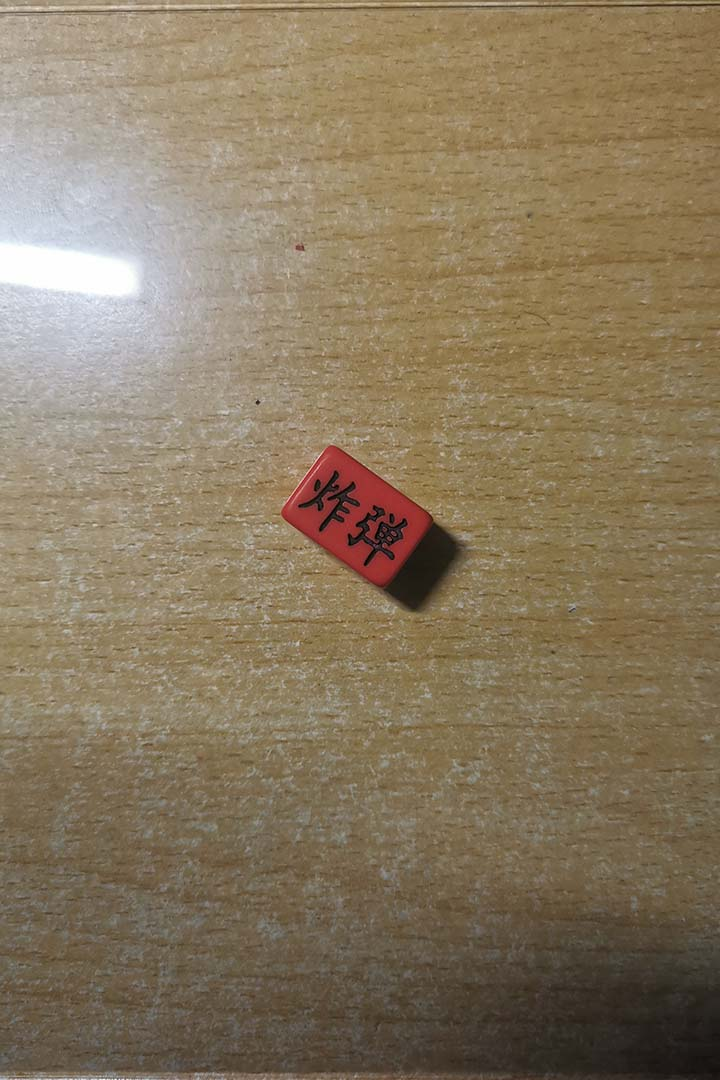
#> input picture PlateRecognition/zhadan1.jpg, 720 x 1080 px
$ python recognize.py
#> lines starting #> are read from the running program, lines starting #| are printed output that depends on the picture; after the words box and inside, x2 and y2 are one past the last pixel; in counts of white or black regions, pixels touching at a corner belong together
import cv2
import numpy as np


def getHProjection(image):
    '''水平投影'''
    # 图像高与宽
    (h, w) = image.shape
    # 长度与图像高度一致的数组
    H = [0]*h
    # 循环统计每一行白色像素的个数
    for y in range(h):
        for x in range(w):
            if image[y, x] == 0:
                H[y] += 1

    # [6 lines of commented-out code are left out]

    return H


def getVProjection(image):
    '''垂直投影'''
    # 图像高与宽
    (h, w) = image.shape
    # 长度与图像宽度一致的数组
    W = [0]*w
    # 循环统计每一列白色像素的个数
    for x in range(w):
        for y in range(h):
            if image[y, x] == 0:
                W[x] += 1

    # [6 lines of commented-out code are left out]

    return W


img = cv2.imread('zhadan1.jpg')  # 读取图片
#> img is the input picture: shape (1080, 720, 3); mean B, G, R 95.4, 120.6, 136.7
nameofpng = 'zhadan.jpg'
sourceImage = img.copy()  # 将原图做个备份

img = cv2.GaussianBlur(img, (3, 3), 0)  # 高斯模糊滤波器对图像进行模糊处理
cv2.imshow('sourceImage', sourceImage)

gray_img = cv2.cvtColor(img, cv2.COLOR_BGR2GRAY)  # 转换为灰色通道
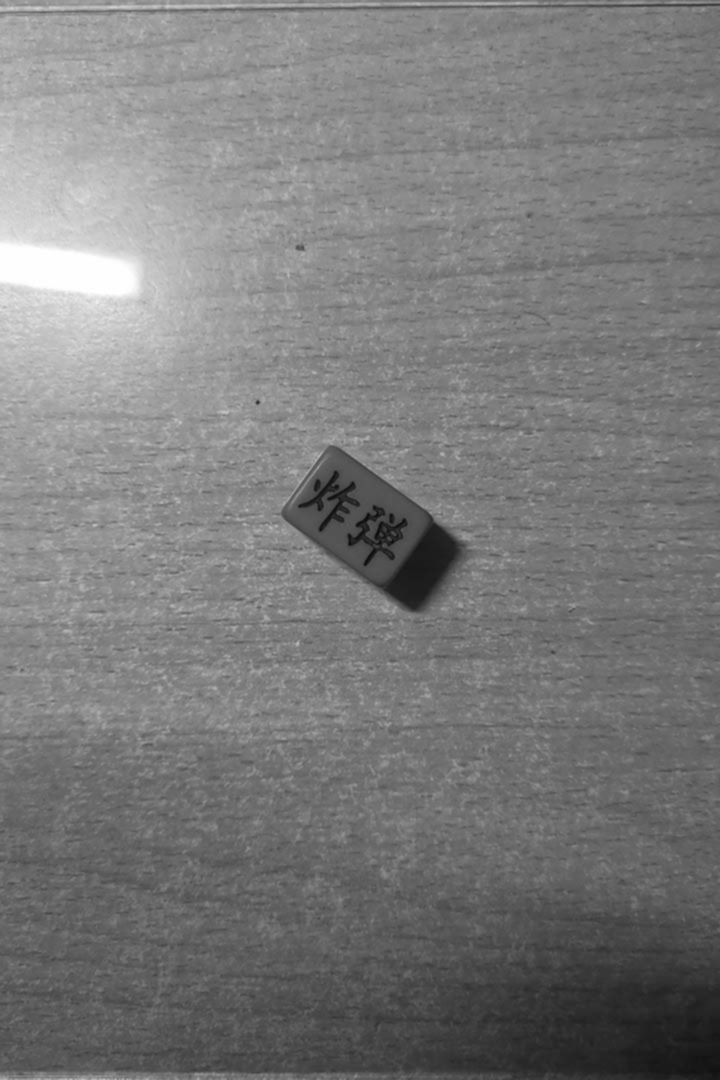
#> gray_img: shape (1080, 720); min 11, max 255, mean 122.6

# gray_img = cv2.equalizeHist(gray_img)

# 用于调整二值化参数
# cv2.imshow('gray_img1', gray_img)
THRESHOLD_OF_GRAY = 50
# _, gray_img = cv2.threshold(gray_img, THRESHOLD_OF_GRAY, 255, cv2.THRESH_BINARY)  # 对图像进行二值化操作
# cv2.imshow('gray_img', gray_img)

hsv_img = cv2.cvtColor(img, cv2.COLOR_BGR2HSV)  # 转换为HSV空间
#> hsv_img: shape (1080, 720, 3); mean H, S, V 23, 81.1, 137.1

# lower_blue = np.array([100, 30, 70])  # 设定蓝色的阈值下限
# upper_blue = np.array([250, 235, 255])  # 设定蓝色的阈值上限
lower_red1 = np.array([0, 43, 46])  # 设定蓝色的阈值下限
upper_red1 = np.array([10, 250, 255])  # 设定蓝色的阈值上限
lower_red2 = np.array([160, 43, 46])  # 设定蓝色的阈值下限
upper_red2 = np.array([180, 250, 255])  # 设定蓝色的阈值上限

# 消除噪声
# plate_mask = cv2.inRange(hsv_img, lower_blue, upper_blue)  # 设定掩膜取值范围
plate_mask = cv2.inRange(hsv_img, lower_red1, upper_red1) + cv2.inRange(hsv_img, lower_red2, upper_red2)  # 设定掩膜取值范围
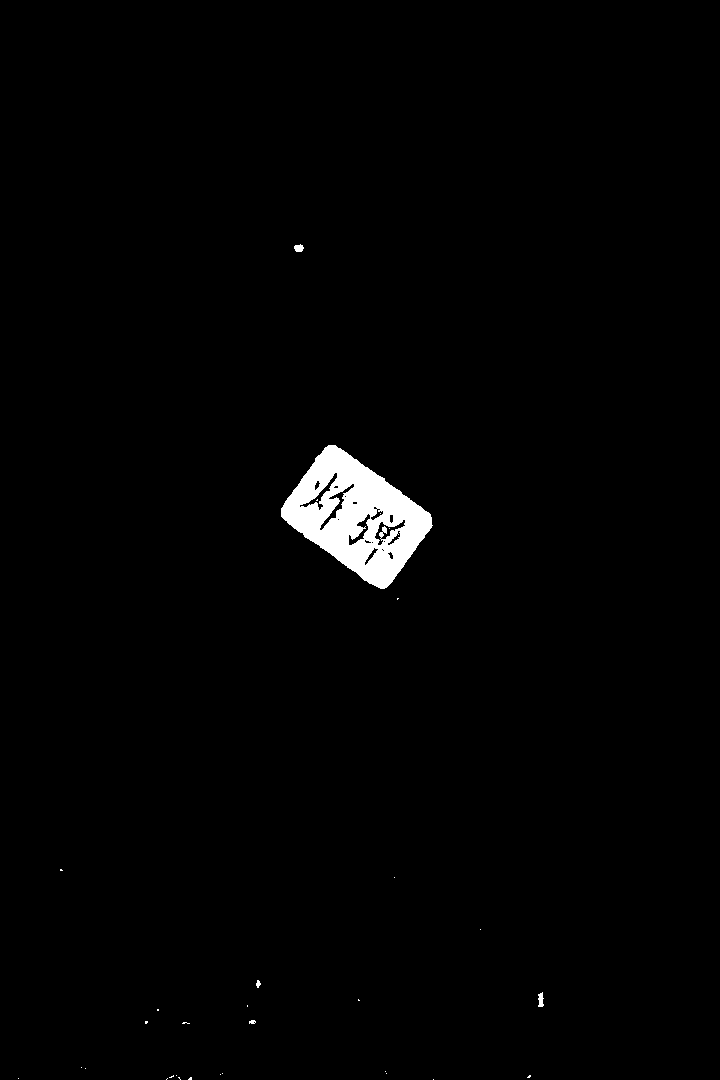
#> plate_mask: shape (1080, 720); 1.5% white; 31 white regions (26 under 20 px), largest, box (x1, y1, x2, y2) and area: (281, 445, 433, 589) 11108, (538, 992, 544, 1007) 65, (294, 244, 304, 252) 60, (256, 980, 261, 988) 26, (249, 1020, 256, 1024) 22
hsv_mask = plate_mask.copy()
# cv2.imshow('hsv_mask', hsv_mask)

# 指定核大小，如果效果不佳，可以试着将核调大
kernel_dilate = cv2.getStructuringElement(cv2.MORPH_RECT, (5, 5))
kernel_erode = cv2.getStructuringElement(cv2.MORPH_RECT, (5, 5))

# 对图像进行膨胀腐蚀处理
plate_mask = cv2.erode(plate_mask, kernel_erode,anchor=(-1, -1), iterations=1)  # 腐蚀
#> plate_mask: shape (1080, 720); 1% white; 4 white regions (3 under 20 px), largest, box (x1, y1, x2, y2) and area: (283, 447, 430, 587) 7868
plate_mask = cv2.dilate(plate_mask, kernel_dilate,anchor=(-1, -1), iterations=2)  # 膨胀
#> plate_mask: shape (1080, 720); 1.7% white; 2 white regions, box (x1, y1, x2, y2) and area: (279, 443, 434, 591) 13218, (293, 243, 305, 254) 130
plate_mask = cv2.erode(plate_mask, kernel_erode,anchor=(-1, -1), iterations=1)  # 腐蚀
#> plate_mask: shape (1080, 720); 1.5% white; 2 white regions, box (x1, y1, x2, y2) and area: (281, 445, 432, 589) 11590, (295, 245, 303, 252) 54
# plate_mask = cv2.Canny(plate_mask, 30, 120, 3)
plate_mask = cv2.dilate(plate_mask, kernel_dilate,anchor=(-1, -1), iterations=2)  # 膨胀
#> plate_mask: shape (1080, 720); 1.9% white; 2 white regions, box (x1, y1, x2, y2) and area: (277, 441, 436, 593) 14570, (291, 241, 307, 256) 238
plate_mask = cv2.erode(plate_mask, kernel_erode,anchor=(-1, -1), iterations=2)  # 腐蚀
#> plate_mask: shape (1080, 720); 1.6% white; 2 white regions, box (x1, y1, x2, y2) and area: (281, 445, 432, 589) 12034, (295, 245, 303, 252) 54
# [8 lines of commented-out code are left out]
plate_mask = cv2.medianBlur(plate_mask, 9)
#> plate_mask: shape (1080, 720); 1.6% white; 2 white regions, box (x1, y1, x2, y2) and area: (281, 445, 432, 589) 12040, (296, 246, 302, 251) 26
cv2.imshow('dilate', plate_mask)

# 图像扶正
edge = cv2.Canny(plate_mask, 30, 120, 3)  # 边缘检测
#> edge: shape (1080, 720); 0.07% white in thin lines or dots, all inside (x1, y1, x2, y2) = (280, 245, 432, 589)
# cv2.imshow('edge',edge)


contours, hier = cv2.findContours(
    plate_mask.copy(), cv2.RETR_EXTERNAL, cv2.CHAIN_APPROX_SIMPLE)  # 检测轮廓
#> contours = 2 contours, 1 with area under 20; largest, box (x1, y1, x2, y2) and area: (281, 445, 432, 589) 11953

reg_plate = None
if len(contours) > 0:
    contours = sorted(contours, key=cv2.contourArea,
                      reverse=True)  # 根据轮廓面积从大到小排序
    for c in contours:
        peri = cv2.arcLength(c, True)  # 计算轮廓周长
        approx = cv2.approxPolyDP(c, 0.1*peri, True)  # 轮廓多边形拟合

        # # 调试用
        # for peak in approx:
        #     peak = peak[0] # 顶点坐标
        #     print(peak)
        #     cv2.circle(sourceImage, tuple(peak), 10, (0, 0, 255),2) # 绘制顶点
        # cv2.imshow('ss',sourceImage)

        # cv2.circle(sourceImage, approx[0][0], 10, (0, 0, 255),2) # 绘制顶点
        # cv2.imshow('ss',sourceImage)

        # 轮廓为4个点表示找到棋子
        if len(approx) == 4:
            dist01square = (approx[0][0][0]-approx[1][0][0])**2 + (approx[0][0][1]-approx[1][0][1])**2
            dist03square = (approx[0][0][0]-approx[3][0][0])**2 + (approx[0][0][1]-approx[3][0][1])**2

            if (float(dist01square)/dist03square > 1**2 and float(dist01square)/dist03square < 2**2) or (float(dist03square)/dist01square > 1**2 and float(dist03square)/dist01square < 2**2):

                # 调试用
                for peak in approx:
                    peak = peak[0]  # 顶点坐标
                    # print(peak)
                    cv2.circle(sourceImage, tuple(peak),10, (0, 0, 255), 2)  # 绘制顶点
                cv2.imshow('ss', sourceImage)

                src = np.float32([approx[0][0], approx[1][0],approx[2][0], approx[3][0]])  # 原图的四个顶点

                width = 250
                length = 450
                side = 25

                if dist01square < dist03square:
                    dst = np.float32(
                        [[0, 0], [0, width], [length, width], [length, 0]])  # 期望的四个顶点
                else:
                    dst = np.float32([[length, 0], [0, 0], [0, width], [
                                     length, width]])  # 期望的四个顶点

                m = cv2.getPerspectiveTransform(src, dst)  # 生成旋转矩阵
                reg_plate = cv2.warpPerspective(gray_img, m, (length, width))  # 旋转后的图像

                _, reg_plate = cv2.threshold(reg_plate, THRESHOLD_OF_GRAY, 255, cv2.THRESH_BINARY)  # 对图像进行二值化操作
                reg_plate = reg_plate[int(side):int(width-side), int(side):int(length-side)]  # 裁切掉边框干扰
                cv2.imshow('reg_plate', reg_plate)

                break
#> this loop made 1 pass
#> (peri, dist01square, dist03square, src, width, length, side, dst) on pass 1: (447.8, 6740, 15370, [[327, 446], [281, 514], [385, 587], [430, 515]], 250, 450, 25, [[0, 0], [0, 250], [450, 250], [450, 0]])
#> pass 1, `reg_plate = reg_plate[int(side):int(width-side), int(side):int(length-..`:
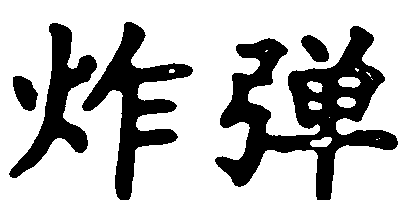
#> reg_plate: shape (200, 400); 71.5% white; 5 black regions, box (x1, y1, x2, y2) and area: (215, 26, 398, 200) 11859, (82, 22, 193, 200) 5794, (9, 23, 97, 178) 4070, (13, 76, 38, 111) 598, (301, 35, 329, 62) 481
#> after the loop, peak = [430, 515]

if reg_plate is None:
    print('未检测到棋子')
else:
    print('检测到棋子')
    # cv2.imshow("reg_plate", reg_plate)

    _, reg_plate = cv2.threshold(
        reg_plate, 127, 255, cv2.THRESH_BINARY)  # 对图像进行二值化操作
    lpImage = cv2.Canny(reg_plate, 500, 200, 3)  # 边缘检测
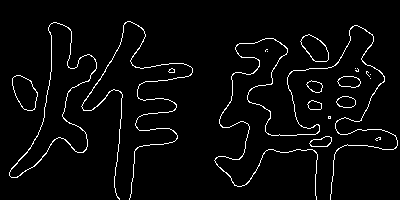
#> lpImage: shape (200, 400); 3.6% white in thin lines or dots, all inside (x1, y1, x2, y2) = (9, 21, 398, 200)
    ret, thresh = cv2.threshold(
        lpImage.copy(), 127, 255, cv2.THRESH_BINARY)  # 对图像进行二值化操作
    # cv2.imshow('thresh', thresh)

    # 字符分割
    H = getHProjection(reg_plate)  # 水平投影
#> H = 200 values, max 268 at index 76, min 0 at index 0, mean 114
    H_Start = None
    H_End = None
    for i in range(len(H)):
        if H[i] > 0 and H_Start is None:
            H_Start = i  # 寻找开始点
        if H[i] <= 0 and H_Start is not None:
            H_End = i  # 寻找结束点
        if H_Start is not None and H_End is not None:
            if (H_End-H_Start) < 0.5*len(H):  # 排除干扰
                continue
            else:
                break
#> this loop made 200 passes
#> H_Start on pass 23: 22
#> after the loop, H_Start = 22

    # 缩减上下间距
    reg_plate_H = reg_plate[H_Start:H_End, :]
#> reg_plate_H: shape (178, 400); 68% white; 5 black regions, box (x1, y1, x2, y2) and area: (215, 4, 398, 178) 11859, (82, 0, 193, 178) 5794, (9, 1, 97, 156) 4070, (13, 54, 38, 89) 598, (301, 13, 329, 40) 481
    First_Hanzi_H = thresh[H_Start:H_End, :]
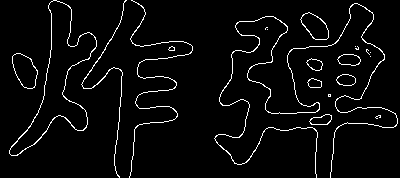
#> First_Hanzi_H: shape (178, 400); 4% white in thin lines or dots

    W = getVProjection(reg_plate_H)  # 垂直投影
#> W = 400 values, max 178 at index 126, min 0 at index 0, mean 57.01
    W_Start = None
    W_End = None
    for i in range(len(W)):
        if W[i] > 0 and W_Start is None:
            W_Start = i  # 寻找开始点
        if W[i] <= 0 and W_Start is not None:
            W_End = i  # 寻找结束点
        if W_Start is not None and W_End is not None:
            # if (W_End-W_Start)<0.35*len(W): # 排除偏旁干扰
            if (W_End-W_Start) < 0.8*len(W):  # 排除偏旁干扰
                continue
            else:
                break
#> this loop made 399 passes
#> W_Start on pass 10: 9
#> after the loop, W_Start = 9

    # 根据确定的位置分割出第一个字符
    # First_Hanzi = First_Hanzi_H[:,W_Start:W_End] # 空心字
    First_Hanzi = reg_plate_H[:, W_Start:W_End]  # 实心字
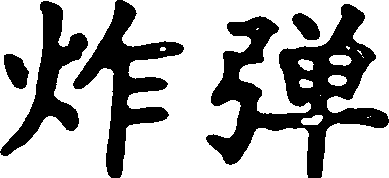
#> First_Hanzi: shape (178, 389); 67.1% white; 5 black regions, box (x1, y1, x2, y2) and area: (206, 4, 389, 178) 11859, (73, 0, 184, 178) 5794, (0, 1, 88, 156) 4070, (4, 54, 29, 89) 598, (292, 13, 320, 40) 481

    a = 100
    h = First_Hanzi.shape[0]
#> h = 178
    w = First_Hanzi.shape[1]
#> w = 389
    src = np.float32([[0, 0], [0, h], [w, h], [w, 0]])  # 原图的四个顶点
#> src = [[0, 0], [0, 178], [389, 178], [389, 0]]
    dst = np.float32([[0, 0], [0, a], [2*a, a], [2*a, 0]])  # 期望的四个顶点
    m = cv2.getPerspectiveTransform(src, dst)  # 生成旋转矩阵
#> m = [[0.514, 0, 0], [-8.11e-33, 0.562, 0], [-3.65e-19, 7.98e-19, 1]]
    First_Hanzi = cv2.warpPerspective(First_Hanzi, m, (2*a, a))  # 旋转后的图像
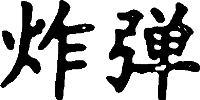
#> First_Hanzi: shape (100, 200); min 0, max 255, mean 171.1
    cv2.imshow('First_Hanzi', First_Hanzi)
    cv2.imwrite(nameofpng, First_Hanzi)

cv2.waitKey(0)
cv2.destroyAllWindows()
